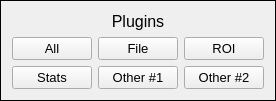
    <widget class="PyDMFrame" name="PyDMFrame_4">
     <property name="toolTip">
      <string/>
     </property>
     <property name="frameShape">
      <enum>QFrame::Box</enum>
     </property>
     <layout class="QVBoxLayout" name="verticalLayout_3">
      <item>
       <widget class="PyDMLabel" name="PyDMLabel_4">
        <property name="font">
         <font>
          <pointsize>12</pointsize>
         </font>
        </property>
        <property name="toolTip">
         <string/>
        </property>
        <property name="text">
         <string>Plugins</string>
        </property>
        <property name="alignment">
         <set>Qt::AlignCenter</set>
        </property>
       </widget>
      </item>
      <item>
       <layout class="QHBoxLayout" name="horizontalLayout_12">
        <item>
         <widget class="PyDMRelatedDisplayButton" name="related_display_2">
          <property name="font">
           <font>
            <pointsize>10</pointsize>
           </font>
          </property>
          <property name="toolTip">
           <string>All</string>
          </property>
          <property name="styleSheet">
           <string notr="true">PyDMRelatedDisplayButton#related_display_2 {
  color: rgb(0, 0, 0);
  background-color: rgb(115, 223, 255);
  }</string>
          </property>
          <property name="text">
           <string>All</string>
          </property>
          <property name="filenames" stdset="0">
           <stringlist>
            <string>commonPlugins.ui</string>
           </stringlist>
          </property>
          <property name="titles" stdset="0">
           <stringlist>
            <string>Common plugins</string>
           </stringlist>
          </property>
          <property name="showIcon" stdset="0">
           <bool>false</bool>
          </property>
          <property name="macros" stdset="0">
           <stringlist>
            <string>P=${P}</string>
           </stringlist>
          </property>
          <property name="openInNewWindow" stdset="0">
           <bool>true</bool>
          </property>
         </widget>
        </item>
        <item>
         <widget class="PyDMRelatedDisplayButton" name="related_display">
          <property name="font">
           <font>
            <pointsize>10</pointsize>
           </font>
          </property>
          <property name="styleSheet">
           <string notr="true">PyDMRelatedDisplayButton#related_display {
  color: rgb(0, 0, 0);
  background-color: rgb(115, 223, 255);
  }</string>
          </property>
          <property name="text">
           <string>File</string>
          </property>
          <property name="filenames" stdset="0">
           <stringlist>
            <string>NDFileNetCDF.ui</string>
            <string>NDFileTIFF.ui</string>
            <string>NDFileJPEG.ui</string>
            <string>NDFileNexus.ui</string>
            <string>NDFileMagick.ui</string>
            <string>NDFileHDF5.ui</string>
            <string>NDFileNull.ui</string>
           </stringlist>
          </property>
          <property name="titles" stdset="0">
           <stringlist>
            <string>netCDF file #1</string>
            <string>TIFF file #1</string>
            <string>JPEG file #1</string>
            <string>NeXus file #1</string>
            <string>Magick file #1</string>
            <string>HDF5 file #1</string>
            <string>Null file #1</string>
           </stringlist>
          </property>
          <property name="showIcon" stdset="0">
           <bool>false</bool>
          </property>
          <property name="macros" stdset="0">
           <stringlist>
            <string>P=${P}, R=netCDF1:, EXT=nc</string>
            <string>P=${P}, R=TIFF1:, EXT=tif</string>
            <string>P=${P}, R=JPEG1:, EXT=jpg</string>
            <string>P=${P}, R=Nexus1:, EXT=h5</string>
            <string>P=${P}, R=Magick1:, EXT=tif</string>
            <string>P=${P}, R=HDF1:, EXT=h5</string>
            <string>P=${P}, R=Null1:, EXT=null</string>
           </stringlist>
          </property>
          <property name="openInNewWindow" stdset="0">
           <bool>true</bool>
          </property>
         </widget>
        </item>
        <item>
         <widget class="PyDMRelatedDisplayButton" name="related_display_1">
          <property name="font">
           <font>
            <pointsize>10</pointsize>
           </font>
          </property>
          <property name="styleSheet">
           <string notr="true">PyDMRelatedDisplayButton#related_display_1 {
  color: rgb(0, 0, 0);
  background-color: rgb(115, 223, 255);
  }</string>
          </property>
          <property name="text">
           <string>ROI</string>
          </property>
          <property name="filenames" stdset="0">
           <stringlist>
            <string>NDROI.ui</string>
            <string>NDROI.ui</string>
            <string>NDROI.ui</string>
            <string>NDROI.ui</string>
            <string>NDROI4.ui</string>
           </stringlist>
          </property>
          <property name="titles" stdset="0">
           <stringlist>
            <string>ROI #1</string>
            <string>ROI #2</string>
            <string>ROI #3</string>
            <string>ROI #4</string>
            <string>ROI 1-4 combined</string>
           </stringlist>
          </property>
          <property name="showIcon" stdset="0">
           <bool>false</bool>
          </property>
          <property name="macros" stdset="0">
           <stringlist>
            <string>P=${P}, R=ROI1:</string>
            <string>P=${P}, R=ROI2:</string>
            <string>P=${P}, R=ROI3:</string>
            <string>P=${P}, R=ROI4:</string>
            <string>P=${P}, R1=ROI1:,R2=ROI2:, R3=ROI3:,R4=ROI4:</string>
           </stringlist>
          </property>
          <property name="openInNewWindow" stdset="0">
           <bool>true</bool>
          </property>
         </widget>
        </item>
       </layout>
      </item>
      <item>
       <layout class="QHBoxLayout" name="horizontalLayout_13">
        <item>
         <widget class="PyDMRelatedDisplayButton" name="related_display_3">
          <property name="font">
           <font>
            <pointsize>10</pointsize>
           </font>
          </property>
          <property name="styleSheet">
           <string notr="true">PyDMRelatedDisplayButton#related_display_3 {
  color: rgb(0, 0, 0);
  background-color: rgb(115, 223, 255);
  }</string>
          </property>
          <property name="text">
           <string>Stats</string>
          </property>
          <property name="filenames" stdset="0">
           <stringlist>
            <string>NDStats.ui</string>
            <string>NDStats.ui</string>
            <string>NDStats.ui</string>
            <string>NDStats.ui</string>
            <string>NDStats.ui</string>
            <string>NDStats5.ui</string>
           </stringlist>
          </property>
          <property name="titles" stdset="0">
           <stringlist>
            <string>Statistics #1</string>
            <string>Statistics #2</string>
            <string>Statistics #3</string>
            <string>Statistics #4</string>
            <string>Statistics #5</string>
            <string>Statistics 1-5</string>
           </stringlist>
          </property>
          <property name="showIcon" stdset="0">
           <bool>false</bool>
          </property>
          <property name="macros" stdset="0">
           <stringlist>
            <string>P=${P}, R=Stats1:</string>
            <string>P=${P}, R=Stats2:</string>
            <string>P=${P}, R=Stats3:</string>
            <string>P=${P}, R=Stats4:</string>
            <string>P=${P}, R=Stats5:</string>
            <string>P=${P}, R1=Stats1:,R2=Stats2:,R3=Stats3:,R4=Stats4:,R5=Stats5:</string>
           </stringlist>
          </property>
          <property name="openInNewWindow" stdset="0">
           <bool>true</bool>
          </property>
         </widget>
        </item>
        <item>
         <widget class="PyDMRelatedDisplayButton" name="related_display_4">
          <property name="font">
           <font>
            <pointsize>10</pointsize>
           </font>
          </property>
          <property name="toolTip">
           <string>Other #1</string>
          </property>
          <property name="styleSheet">
           <string notr="true">PyDMRelatedDisplayButton#related_display_4 {
  color: rgb(0, 0, 0);
  background-color: rgb(115, 223, 255);
  }</string>
          </property>
          <property name="text">
           <string>Other #1</string>
          </property>
          <property name="filenames" stdset="0">
           <stringlist>
            <string>NDStdArrays.ui</string>
            <string>NDPva.ui</string>
            <string>NDProcess.ui</string>
            <string>NDTransform.ui</string>
            <string>NDColorConvert.ui</string>
            <string>NDColorConvert.ui</string>
            <string>NDOverlay.ui</string>
            <string>NDOverlay8.ui</string>
            <string>NDCircularBuff.ui</string>
            <string>NDROIStat.ui</string>
            <string>NDPluginAttribute.ui</string>
            <string>NDFFT.ui</string>
            <string>NDScatter.ui</string>
            <string>NDGather8.ui</string>
            <string>NDCodec.ui</string>
            <string>NDCodec.ui</string>
           </stringlist>
          </property>
          <property name="titles" stdset="0">
           <stringlist>
            <string>Image #1</string>
            <string>Pva #1</string>
            <string>Process #1</string>
            <string>Transform #1</string>
            <string>Color convert #1</string>
            <string>Color convert #2</string>
            <string>Overlay #1</string>
            <string>Overlays 1-8</string>
            <string>Circular buffer #1</string>
            <string>ROI Statistics #1</string>
            <string>Attribute #1</string>
            <string>FFT #1</string>
            <string>Scatter #1</string>
            <string>Gather #1</string>
            <string>Codec #1</string>
            <string>Codec #2</string>
           </stringlist>
          </property>
          <property name="showIcon" stdset="0">
           <bool>false</bool>
          </property>
          <property name="macros" stdset="0">
           <stringlist>
            <string>P=${P}, R=image1:</string>
            <string>P=${P}, R=Pva1:</string>
            <string>P=${P}, R=Proc1:</string>
            <string>P=${P}, R=Trans1:</string>
            <string>P=${P}, R=CC1:</string>
            <string>P=${P}, R=CC2:</string>
            <string>P=${P}, R=Over1:</string>
            <string>P=${P}, R=Over1:,O1=Over1:1:,O2=Over1:2:,O3=Over1:3:,O4=Over1:4:,O5=Over1:5:,O6=Over1:6:,O7=Over1:7:,O8=Over1:8:</string>
            <string>P=${P}, R=CB1:</string>
            <string>P=${P}, R=ROIStat1:</string>
            <string>P=${P}, R=Attr1:</string>
            <string>P=${P}, R=FFT1:</string>
            <string>P=${P}, R=Scatter1:</string>
            <string>P=${P}, R=Gather1:</string>
            <string>P=${P}, R=Codec1:</string>
            <string>P=${P}, R=Codec2:</string>
           </stringlist>
          </property>
          <property name="openInNewWindow" stdset="0">
           <bool>true</bool>
          </property>
         </widget>
        </item>
        <item>
         <widget class="PyDMRelatedDisplayButton" name="related_display_5">
          <property name="font">
           <font>
            <pointsize>10</pointsize>
           </font>
          </property>
          <property name="toolTip">
           <string>Other #2</string>
          </property>
          <property name="styleSheet">
           <string notr="true">PyDMRelatedDisplayButton#related_display_5 {
  color: rgb(0, 0, 0);
  background-color: rgb(115, 223, 255);
  }</string>
          </property>
          <property name="text">
           <string>Other #2</string>
          </property>
          <property name="filenames" stdset="0">
           <stringlist>
            <string>NDStdArrays.ui</string>
            <string>scan_more.ui</string>
            <string>yySseq.ui</string>
            <string>ioc_stats_soft.ui</string>
            <string>ADCompVision.ui</string>
            <string>NDPluginEdge.ui</string>
            <string>NDBadPixel.ui</string>
            <string>configMenu.ui</string>
           </stringlist>
          </property>
          <property name="titles" stdset="0">
           <stringlist>
            <string>Image #2</string>
            <string>Scan #1</string>
            <string>Acquire Sequence</string>
            <string>devIocStats</string>
            <string>Open CV #1</string>
            <string>Edge #1</string>
            <string>Bad Pixel #1</string>
            <string>AS configMenu</string>
           </stringlist>
          </property>
          <property name="showIcon" stdset="0">
           <bool>false</bool>
          </property>
          <property name="macros" stdset="0">
           <stringlist>
            <string>P=${P}, R=image2:</string>
            <string>P=${P}, S=scan1, N=1</string>
            <string>P=${P}, S=AcquireSequence</string>
            <string>ioc=${P}</string>
            <string>P=${P}, R=CV1:</string>
            <string>P=${P}, R=Edge1:</string>
            <string>P=${P}, R=BadPix1:</string>
            <string>P=${P}, CONFIG=ADAutoSave</string>
           </stringlist>
          </property>
          <property name="openInNewWindow" stdset="0">
           <bool>true</bool>
          </property>
         </widget>
        </item>
       </layout>
      </item>
     </layout>
    </widget>
